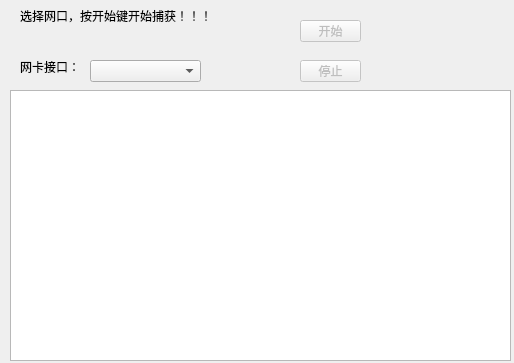
<?xml version="1.0" encoding="UTF-8"?>
<ui version="4.0">
 <class>MainW</class>
 <widget class="QMainWindow" name="MainW">
  <property name="geometry">
   <rect>
    <x>0</x>
    <y>0</y>
    <width>514</width>
    <height>363</height>
   </rect>
  </property>
  <property name="windowTitle">
   <string>L2TP TEST</string>
  </property>
  <widget class="QWidget" name="centralWidget">
   <widget class="QLabel" name="label">
    <property name="geometry">
     <rect>
      <x>20</x>
      <y>0</y>
      <width>201</width>
      <height>31</height>
     </rect>
    </property>
    <property name="text">
     <string>选择网口，按开始键开始捕获！！！</string>
    </property>
   </widget>
   <widget class="QComboBox" name="comboBox">
    <property name="geometry">
     <rect>
      <x>90</x>
      <y>60</y>
      <width>111</width>
      <height>22</height>
     </rect>
    </property>
   </widget>
   <widget class="QLabel" name="label_2">
    <property name="geometry">
     <rect>
      <x>20</x>
      <y>60</y>
      <width>59</width>
      <height>14</height>
     </rect>
    </property>
    <property name="text">
     <string>网卡接口：</string>
    </property>
   </widget>
   <widget class="QPushButton" name="buttonstart">
    <property name="enabled">
     <bool>false</bool>
    </property>
    <property name="geometry">
     <rect>
      <x>300</x>
      <y>20</y>
      <width>61</width>
      <height>22</height>
     </rect>
    </property>
    <property name="text">
     <string>开始</string>
    </property>
   </widget>
   <widget class="QPushButton" name="buttonstop">
    <property name="enabled">
     <bool>false</bool>
    </property>
    <property name="geometry">
     <rect>
      <x>300</x>
      <y>60</y>
      <width>61</width>
      <height>22</height>
     </rect>
    </property>
    <property name="text">
     <string>停止</string>
    </property>
   </widget>
   <widget class="QPlainTextEdit" name="plainTextEdit">
    <property name="geometry">
     <rect>
      <x>10</x>
      <y>90</y>
      <width>501</width>
      <height>271</height>
     </rect>
    </property>
   </widget>
  </widget>
 </widget>
 <layoutdefault spacing="6" margin="11"/>
 <resources/>
 <connections/>
</ui>
